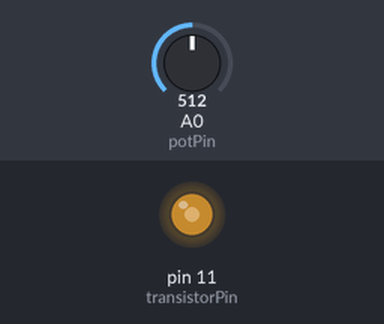
Recording of a sketch running on a simulated Arduino Uno, built with avr-gcc and run on an emulated ATmega328P. On the bench: output pins drawn as LEDs (lit = HIGH). Inputs (shaded band) come from the test bench; at power-on: A0 (potPin) = 512.

Above: at 1.2 s.
1.3 s: A0 (potPin) set to 716
At 2.3 s:
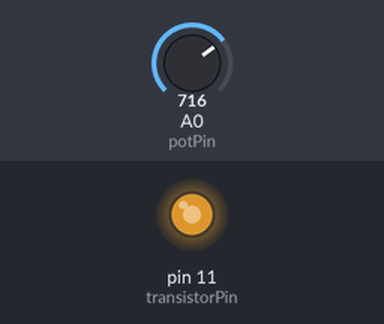
2.8 s: A0 (potPin) set to 900
At 3.4 s:
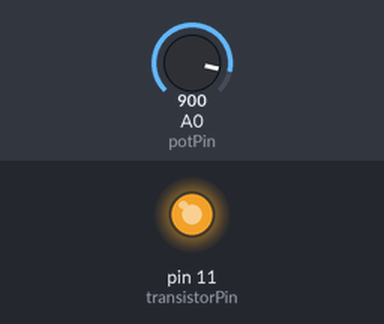
4.3 s: A0 (potPin) set to 122
At 4.6 s:
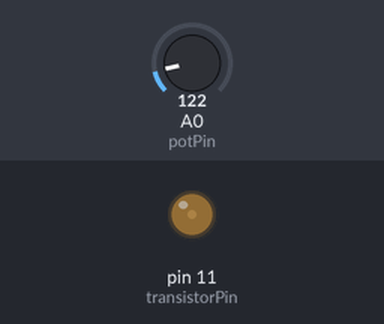
5.8 s: A0 (potPin) set to 0
At 6.9 s:
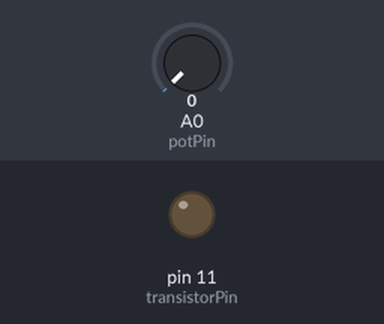
Timing chart, 0 to 8.3 s (numbered marks = the images above; inputs shaded):
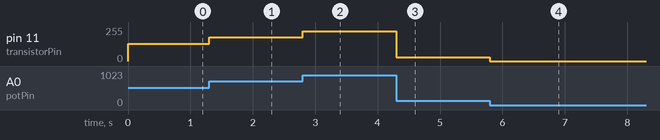

Measured:
- after the input at 1.3 s, pin 11 (transistorPin): 128/255 → 179/255 at once
- after the input at 2.8 s, pin 11 (transistorPin): 179/255 → 225/255 at once
- after the input at 4.3 s, pin 11 (transistorPin): 225/255 → 30/255 at once
- after the input at 5.8 s, pin 11 (transistorPin): 30/255 → 0/255 at once

The sketch:

Projeto15.ino
```cpp
// Projeto 15 - Controle de um motor simples

byte potPin = 0;        // pino analógico 0, conectado ao potenciômetro
int transistorPin = 11; // pino PWM 9 conectado à base do transistor
int potValue = 0;       // valor retornado do potenciômetro

void setup()
{
  pinMode(transistorPin, OUTPUT);
}

void loop()
{
  potValue = analogRead(potPin) / 4;    // lê o potenciômetro (entre 0 e 1024) e converte para um valor entre 0 e 255
  analogWrite(transistorPin, potValue); // controla o transistor por pwm (valores entre 0 e 255)
}
```
